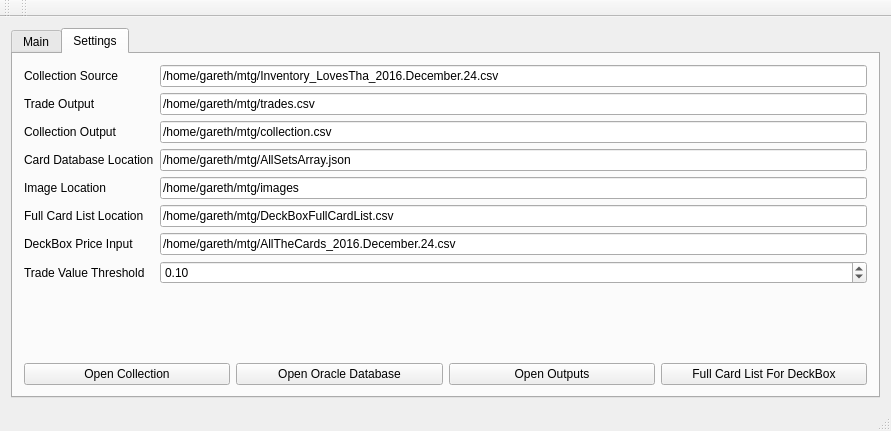
<?xml version="1.0" encoding="UTF-8"?>
<ui version="4.0">
 <class>PCMWindow</class>
 <widget class="QMainWindow" name="PCMWindow">
  <property name="geometry">
   <rect>
    <x>0</x>
    <y>0</y>
    <width>891</width>
    <height>431</height>
   </rect>
  </property>
  <property name="windowTitle">
   <string>PCMWindow</string>
  </property>
  <widget class="QWidget" name="centralWidget">
   <layout class="QGridLayout" name="gridLayout">
    <item row="1" column="0">
     <widget class="QTabWidget" name="tabWidget">
      <property name="currentIndex">
       <number>1</number>
      </property>
      <widget class="QWidget" name="mainTab">
       <attribute name="title">
        <string>Main</string>
       </attribute>
       <layout class="QVBoxLayout" name="verticalLayout">
        <item>
         <layout class="QHBoxLayout" name="horizontalLayout_3">
          <item>
           <widget class="QLabel" name="imageLabel">
            <property name="sizePolicy">
             <sizepolicy hsizetype="Expanding" vsizetype="Expanding">
              <horstretch>0</horstretch>
              <verstretch>0</verstretch>
             </sizepolicy>
            </property>
            <property name="minimumSize">
             <size>
              <width>0</width>
              <height>128</height>
             </size>
            </property>
            <property name="frameShape">
             <enum>QFrame::StyledPanel</enum>
            </property>
            <property name="frameShadow">
             <enum>QFrame::Raised</enum>
            </property>
            <property name="lineWidth">
             <number>2</number>
            </property>
            <property name="text">
             <string>Image Shows Here</string>
            </property>
            <property name="alignment">
             <set>Qt::AlignCenter</set>
            </property>
           </widget>
          </item>
         </layout>
        </item>
        <item>
         <layout class="QHBoxLayout" name="horizontalLayout_2"/>
        </item>
        <item>
         <layout class="QHBoxLayout" name="horizontalLayout_4">
          <item>
           <spacer name="horizontalSpacer_6">
            <property name="orientation">
             <enum>Qt::Horizontal</enum>
            </property>
            <property name="sizeHint" stdset="0">
             <size>
              <width>40</width>
              <height>20</height>
             </size>
            </property>
           </spacer>
          </item>
          <item>
           <widget class="QLabel" name="label">
            <property name="text">
             <string>Copies In Collection:</string>
            </property>
           </widget>
          </item>
          <item>
           <widget class="QLCDNumber" name="lcdCollectionQuantity">
            <property name="sizePolicy">
             <sizepolicy hsizetype="Maximum" vsizetype="Maximum">
              <horstretch>0</horstretch>
              <verstretch>0</verstretch>
             </sizepolicy>
            </property>
            <property name="minimumSize">
             <size>
              <width>96</width>
              <height>48</height>
             </size>
            </property>
            <property name="digitCount">
             <number>2</number>
            </property>
            <property name="intValue" stdset="0">
             <number>-1</number>
            </property>
           </widget>
          </item>
          <item>
           <widget class="QLabel" name="cardAction">
            <property name="font">
             <font>
              <pointsize>36</pointsize>
             </font>
            </property>
            <property name="text">
             <string>No Card Detected</string>
            </property>
           </widget>
          </item>
          <item>
           <widget class="QPushButton" name="pbAddToCollectionAnyway">
            <property name="text">
             <string>Add To Collection Anyway</string>
            </property>
           </widget>
          </item>
          <item>
           <spacer name="horizontalSpacer_5">
            <property name="orientation">
             <enum>Qt::Horizontal</enum>
            </property>
            <property name="sizeHint" stdset="0">
             <size>
              <width>40</width>
              <height>20</height>
             </size>
            </property>
           </spacer>
          </item>
         </layout>
        </item>
       </layout>
      </widget>
      <widget class="QWidget" name="settingsTab">
       <attribute name="title">
        <string>Settings</string>
       </attribute>
       <layout class="QVBoxLayout" name="verticalLayout_2">
        <item>
         <layout class="QFormLayout" name="formLayout_2">
          <item row="0" column="0">
           <widget class="QLabel" name="collectionSourceLabel">
            <property name="text">
             <string>Collection Source</string>
            </property>
           </widget>
          </item>
          <item row="0" column="1">
           <widget class="QLineEdit" name="collectionSourceLineEdit">
            <property name="text">
             <string>/home/gareth/mtg/Inventory_LovesTha_2016.December.24.csv</string>
            </property>
           </widget>
          </item>
          <item row="1" column="0">
           <widget class="QLabel" name="tradeOutputLabel">
            <property name="text">
             <string>Trade Output</string>
            </property>
           </widget>
          </item>
          <item row="1" column="1">
           <widget class="QLineEdit" name="tradeOutputLineEdit">
            <property name="text">
             <string>/home/gareth/mtg/trades.csv</string>
            </property>
           </widget>
          </item>
          <item row="3" column="0">
           <widget class="QLabel" name="collectionOutputLabel">
            <property name="text">
             <string>Collection Output</string>
            </property>
           </widget>
          </item>
          <item row="3" column="1">
           <widget class="QLineEdit" name="collectionOutputLineEdit">
            <property name="text">
             <string>/home/gareth/mtg/collection.csv</string>
            </property>
           </widget>
          </item>
          <item row="4" column="0">
           <widget class="QLabel" name="cardDatabaseLocationLabel">
            <property name="text">
             <string>Card Database Location</string>
            </property>
           </widget>
          </item>
          <item row="4" column="1">
           <widget class="QLineEdit" name="cardDatabaseLocationLineEdit">
            <property name="text">
             <string>/home/gareth/mtg/AllSetsArray.json</string>
            </property>
           </widget>
          </item>
          <item row="5" column="0">
           <widget class="QLabel" name="imageLocationLabel">
            <property name="text">
             <string>Image Location</string>
            </property>
           </widget>
          </item>
          <item row="5" column="1">
           <widget class="QLineEdit" name="imageLocationLineEdit">
            <property name="text">
             <string>/home/gareth/mtg/images</string>
            </property>
           </widget>
          </item>
          <item row="6" column="0">
           <widget class="QLabel" name="fullCardListLocationLabel">
            <property name="text">
             <string>Full Card List Location</string>
            </property>
           </widget>
          </item>
          <item row="6" column="1">
           <widget class="QLineEdit" name="fullCardListLocationLineEdit">
            <property name="text">
             <string>/home/gareth/mtg/DeckBoxFullCardList.csv</string>
            </property>
           </widget>
          </item>
          <item row="7" column="0">
           <widget class="QLabel" name="deckBoxPriceInputLabel">
            <property name="text">
             <string>DeckBox Price Input</string>
            </property>
           </widget>
          </item>
          <item row="7" column="1">
           <widget class="QLineEdit" name="deckBoxPriceInputLineEdit">
            <property name="text">
             <string>/home/gareth/mtg/AllTheCards_2016.December.24.csv</string>
            </property>
           </widget>
          </item>
          <item row="8" column="0">
           <widget class="QLabel" name="tradeValueThresholdLabel">
            <property name="text">
             <string>Trade Value Threshold</string>
            </property>
           </widget>
          </item>
          <item row="8" column="1">
           <widget class="QDoubleSpinBox" name="tradeValueThresholdDoubleSpinBox">
            <property name="value">
             <double>0.100000000000000</double>
            </property>
           </widget>
          </item>
         </layout>
        </item>
        <item>
         <layout class="QHBoxLayout" name="horizontalLayout">
          <item>
           <widget class="QPushButton" name="pbOpenCollection">
            <property name="text">
             <string>Open Collection</string>
            </property>
           </widget>
          </item>
          <item>
           <widget class="QPushButton" name="pbOpenDatabase">
            <property name="text">
             <string>Open Oracle Database</string>
            </property>
           </widget>
          </item>
          <item>
           <widget class="QPushButton" name="pbOpenOutputs">
            <property name="enabled">
             <bool>true</bool>
            </property>
            <property name="text">
             <string>Open Outputs</string>
            </property>
           </widget>
          </item>
          <item>
           <widget class="QPushButton" name="pbFullCardListDB">
            <property name="text">
             <string>Full Card List For DeckBox</string>
            </property>
           </widget>
          </item>
         </layout>
        </item>
       </layout>
      </widget>
     </widget>
    </item>
   </layout>
  </widget>
  <widget class="QMenuBar" name="menuBar">
   <property name="geometry">
    <rect>
     <x>0</x>
     <y>0</y>
     <width>891</width>
     <height>19</height>
    </rect>
   </property>
  </widget>
  <widget class="QToolBar" name="mainToolBar">
   <attribute name="toolBarArea">
    <enum>TopToolBarArea</enum>
   </attribute>
   <attribute name="toolBarBreak">
    <bool>false</bool>
   </attribute>
  </widget>
  <widget class="QStatusBar" name="statusBar"/>
  <widget class="QToolBar" name="toolBar">
   <property name="windowTitle">
    <string>toolBar</string>
   </property>
   <attribute name="toolBarArea">
    <enum>TopToolBarArea</enum>
   </attribute>
   <attribute name="toolBarBreak">
    <bool>false</bool>
   </attribute>
  </widget>
 </widget>
 <layoutdefault spacing="6" margin="11"/>
 <resources/>
 <connections/>
</ui>
